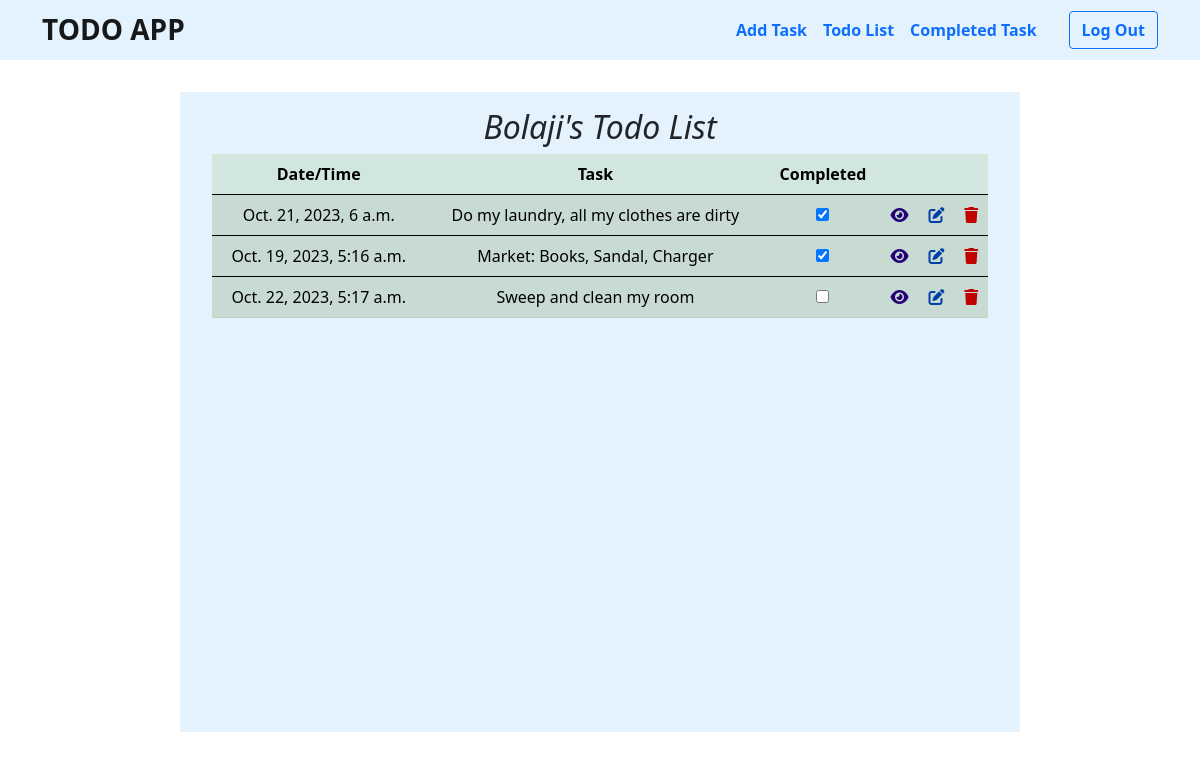
The app's page /todo_list (signed in) with its own data.
### todo_app/models.py (models this page shows)
class Todo_list(models.Model):
    tasks = models.CharField(max_length=1000, null=True)
    start_time = models.DateTimeField(null=True)
    completed = models.BooleanField(default=False, null=True)
    person = models.ForeignKey(User, on_delete=models.CASCADE, null=True)

### todo_app/views.py (the view)
# urls.py: path('todo_list', views.todo_list, name='todo_list'),
@login_required(login_url='login')
def todo_list(request):
    todo_list = Todo_list.objects.all()
    context = {
        'todo_lists': todo_list,
    }
    return render(request, 'todo_app/todo_list.html', context=context)

### templates/todo_app/todo_list.html
{% extends 'todo_app/base.html' %}
{% block content %}
<div class="container" style="width: 70%; min-width: 300px; height: fit-content; min-height: 80vh; background-color: #e3f2fd; margin-top: 2rem; padding: 1rem 2rem; text-align: center;">
    <h2 style="font-style: italic; font-family: system-ui, -apple-system, BlinkMacSystemFont, 'Segoe UI', Roboto, Oxygen, Ubuntu, Cantarell, 'Open Sans', 'Helvetica Neue', sans-serif;">{{user.username.capitalize}}'s Todo List</h2>
    <table class="table table-success table-striped">
        <thead>
            <tr>
                <th>Date/Time</th>
                <th>Task</th>
                <th>Completed</th>
                <th></th>
                <th></th>
                <th></th>
            </tr>
        </thead>
        {% for todo_list in todo_lists %}
            {% if todo_list.person.username == user.username %}
            <tbody>
                <tr>
                    <td>{{ todo_list.start_time }}</td>
                    <td>{{ todo_list.tasks }}</td>
                    {% if todo_list.completed is True %}
                    <td><input type="checkbox" name="{{ todo_list.Completed }}" id="" checked onclick="return false"></td>
                    {% else %}
                    <td><input type="checkbox" name="{{ todo_list.Completed }}" id="" onclick="return false"></td>
                    {% endif %}
                    <td><a href="{% url 'viewtask' todo_list.id %}"><i class="fa-solid fa-eye" style="color: #230075;"></i></a></td>
                    <td><a href="{% url 'edit' todo_list.id %}"><i class="fa-solid fa-pen-to-square" style="color: #003ea8;"></i></a></td>
                    <td><a href="{% url 'delete' todo_list.id %}"><i class="fa-solid fa-trash" style="color: #c00202;"></i></a></td>
                </tr>
            </tbody>
            {% endif %}
        {% endfor %}
    </table>
</div>
{% endblock %}

### templates/todo_app/base.html (shortened to what this page needs)
{% load static %}
<!DOCTYPE html>
<html lang="en">
<head>
    <link href="https://cdn.jsdelivr.net/npm/bootstrap@5.0.2/dist/css/bootstrap.min.css" rel="stylesheet">
    <link rel="stylesheet" href="https://cdnjs.cloudflare.com/ajax/libs/font-awesome/6.4.2/css/all.min.css" />
</head>
<body>
    <nav class="navbar navbar-expand-lg navbar-light" style="background-color: #e3f2fd;">
        <div class="container">
            <a href="{% url 'home' %}" class="navbar-brand h1 fs-3 fw-bolder my-auto">TODO APP</a>
          <div class="me-auto mb-2 mb-lg-0 collapse navbar-collapse d-lg-flex justify-content-lg-end" id="navbarTogglerDemo02">
            {% if user.is_authenticated %}
            <a href="{% url 'addtask' %}" class="d-block mx-lg-2 active fw-bold text-decoration-none" aria-current="page">Add Task</a>
            <a href="{% url 'todo_list' %}" class="d-block mx-lg-2 fw-bold text-decoration-none">Todo List</a>
            <a href="{% url 'completed' %}" class="d-block mx-lg-2 fw-bold text-decoration-none">Completed Task</a>
            {% else %}
            <a href=""></a>
            {% endif %}
            {% if user.is_authenticated %}
            <a href="{% url 'logout' %}" class="btn btn-outline-primary fw-bold text-decoration-none ms-lg-4 ">Log Out</a>
            {% else %}
            <a href="{% url 'login' %}" class="btn btn-outline-primary fw-bold text-decoration-none ms-lg-4 ">Login</a>
            {% endif %}
          </div>
        </div>
      </nav>
      {% block content %}{% endblock %}
</body>
</html>

### records on screen
Todo_list: start_time "Oct. 21, 2023, 6 a.m.", tasks "Do my laundry, all my clothes are dirty"
Todo_list: start_time "Oct. 19, 2023, 5:16 a.m.", tasks "Market: Books, Sandal, Charger"
Todo_list: start_time "Oct. 22, 2023, 5:17 a.m.", tasks "Sweep and clean my room"

### other values on screen
{{ user.username.capitalize }} "Bolaji"
